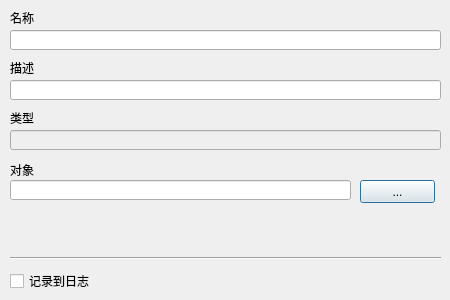
<?xml version="1.0" encoding="UTF-8"?>
<ui version="4.0">
 <class>CMDEventGeneralDialog</class>
 <widget class="QDialog" name="CMDEventGeneralDialog">
  <property name="geometry">
   <rect>
    <x>0</x>
    <y>0</y>
    <width>450</width>
    <height>300</height>
   </rect>
  </property>
  <property name="windowTitle">
   <string>Dialog</string>
  </property>
  <widget class="QLabel" name="label_4">
   <property name="geometry">
    <rect>
     <x>10</x>
     <y>60</y>
     <width>431</width>
     <height>16</height>
    </rect>
   </property>
   <property name="text">
    <string>描述</string>
   </property>
  </widget>
  <widget class="QLabel" name="label_2">
   <property name="geometry">
    <rect>
     <x>10</x>
     <y>10</y>
     <width>431</width>
     <height>16</height>
    </rect>
   </property>
   <property name="text">
    <string>名称</string>
   </property>
  </widget>
  <widget class="QLineEdit" name="typeEdit">
   <property name="enabled">
    <bool>false</bool>
   </property>
   <property name="geometry">
    <rect>
     <x>10</x>
     <y>130</y>
     <width>431</width>
     <height>20</height>
    </rect>
   </property>
  </widget>
  <widget class="QLineEdit" name="objectEdit">
   <property name="geometry">
    <rect>
     <x>10</x>
     <y>180</y>
     <width>341</width>
     <height>20</height>
    </rect>
   </property>
  </widget>
  <widget class="QLineEdit" name="descriptionEdit">
   <property name="geometry">
    <rect>
     <x>10</x>
     <y>80</y>
     <width>431</width>
     <height>20</height>
    </rect>
   </property>
  </widget>
  <widget class="QLabel" name="objectLabel">
   <property name="geometry">
    <rect>
     <x>10</x>
     <y>160</y>
     <width>430</width>
     <height>20</height>
    </rect>
   </property>
   <property name="text">
    <string>对象</string>
   </property>
  </widget>
  <widget class="QLineEdit" name="nameEdit">
   <property name="geometry">
    <rect>
     <x>10</x>
     <y>30</y>
     <width>431</width>
     <height>20</height>
    </rect>
   </property>
  </widget>
  <widget class="QLabel" name="label">
   <property name="geometry">
    <rect>
     <x>10</x>
     <y>110</y>
     <width>431</width>
     <height>16</height>
    </rect>
   </property>
   <property name="text">
    <string>类型</string>
   </property>
  </widget>
  <widget class="QPushButton" name="selectObjectButton">
   <property name="geometry">
    <rect>
     <x>360</x>
     <y>180</y>
     <width>75</width>
     <height>23</height>
    </rect>
   </property>
   <property name="text">
    <string>...</string>
   </property>
  </widget>
  <widget class="QCheckBox" name="enableLogCheckBox">
   <property name="geometry">
    <rect>
     <x>10</x>
     <y>270</y>
     <width>231</width>
     <height>22</height>
    </rect>
   </property>
   <property name="text">
    <string>记录到日志</string>
   </property>
  </widget>
  <widget class="Line" name="line">
   <property name="geometry">
    <rect>
     <x>10</x>
     <y>250</y>
     <width>431</width>
     <height>16</height>
    </rect>
   </property>
   <property name="orientation">
    <enum>Qt::Horizontal</enum>
   </property>
  </widget>
 </widget>
 <resources/>
 <connections/>
</ui>
